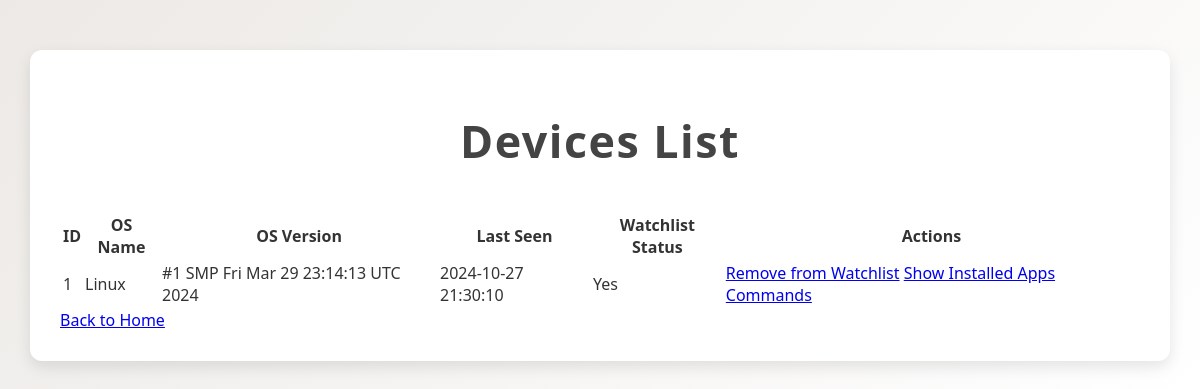
/devices, run on the app's committed database.
### tables this page shows
CREATE TABLE devices (
    id INTEGER PRIMARY KEY AUTOINCREMENT,
    os_name TEXT NOT NULL,
    os_version TEXT NOT NULL,
    installed_apps TEXT,  -- Column for storing installed apps (as a comma-separated string)
    last_seen TEXT NOT NULL,
    watchlist INTEGER NOT NULL DEFAULT 0,
    online_timestamp TEXT NOT NULL
);

### app.py (the view)
@app.route('/devices')
def devices():
    conn = get_db()
    cursor = conn.cursor()
    cursor.execute('SELECT id, os_name, os_version, last_seen, watchlist FROM devices')
    devices = cursor.fetchall()
    devices_list = []
    for device in devices:
        devices_list.append({
            'id': device['id'],
            'os_name': device['os_name'],
            'os_version': device['os_version'],
            'last_seen': device['last_seen'],
            'watchlist': device['watchlist']
        })
    conn.close()
    return render_template('devices.html', devices=devices_list)

### app.py (called while the page is built)
def get_db():
    conn = sqlite3.connect(db_path)
    conn.row_factory = sqlite3.Row
    return conn

### templates/devices.html (shortened to what this page needs)
<!DOCTYPE html>
<html lang="en">
<head>
    <link rel="stylesheet" href="/static/css/style.css">
</head>
<body>
    <div class="container">
        <h1 class="title">Devices List</h1>
        {% if devices %}
        <table class="devices-table">
            <thead>
                <tr>
                    <th>ID</th>
                    <th>OS Name</th>
                    <th>OS Version</th>
                    <th>Last Seen</th>
                    <th>Watchlist Status</th>
                    <th>Actions</th>
                </tr>
            </thead>
            <tbody>
                {% for device in devices %}
                <tr>
                    <td>{{ device.id }}</td>
                    <td>{{ device.os_name }}</td>
                    <td>{{ device.os_version }}</td>
                    <td>{{ device.last_seen }}</td>
                    <td>{{ 'Yes' if device.watchlist else 'No' }}</td>
                    <td>
                        <div class="actions">
                            {% if device.watchlist %}
                                <a href="/remove_from_watchlist/{{ device.id }}" class="btn btn-remove">Remove from Watchlist</a>
                            {% else %}
                                <a href="/add_to_watchlist/{{ device.id }}" class="btn btn-add">Add to Watchlist</a>
                            {% endif %}
                            <a href="/device/{{ device.id }}/apps" class="btn btn-info">Show Installed Apps</a>
                            <a href="/device/{{ device.id }}/commands" class="btn btn-command">Commands</a>
                        </div>
                    </td>
                </tr>
                {% endfor %}
            </tbody>
        </table>
        {% else %}
        <p>No devices found.</p>
        {% endif %}
        <a href="/" class="btn btn-back">Back to Home</a>
    </div>
</body>
</html>

### static/css/style.css (style rules this page uses)
body { font-family: 'Segoe UI', Tahoma, Geneva, Verdana, sans-serif; background: linear-gradient(135deg, #ece9e6, #ffffff); margin: 0; padding: 0; color: #333; }
.container { width: 90%; max-width: 1200px; margin: 50px auto; padding: 30px; background-color: #ffffff; box-shadow: 0 6px 15px rgba(0, 0, 0, 0.1); border-radius: 12px; transition: all 0.3s ease; }
h1.title { font-size: 2.8rem; color: #444; text-align: center; margin-bottom: 40px; letter-spacing: 1.5px; }

### data on the page
devices: id "1", os_name "Linux", os_version "#1 SMP Fri Mar 29 23:14:13 UTC 2024", last_seen "2024-10-27 21:30:10", watchlist "Yes"
